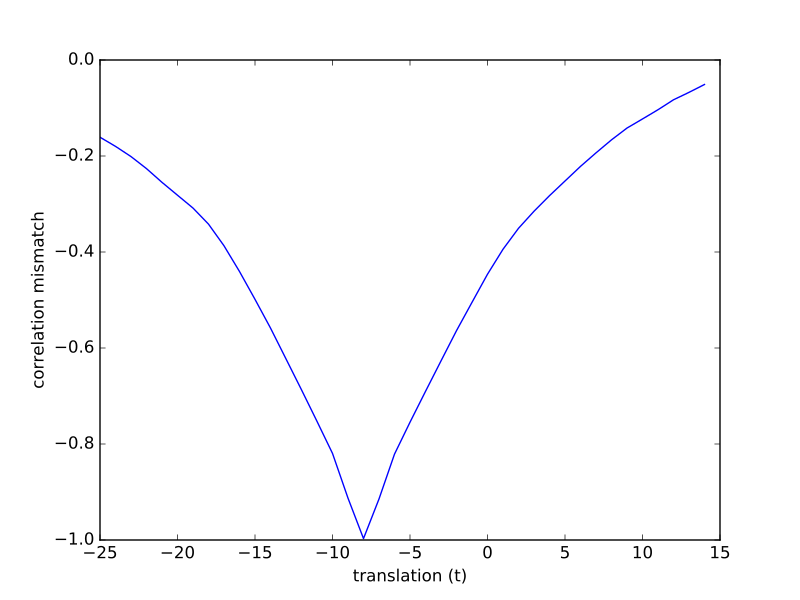

Source code (Python):
plt.plot(translations, correl_mismatches)
# [...]
plt.xlabel('translation (t)')
# <...>
plt.ylabel('correlation mismatch')
# <...>
